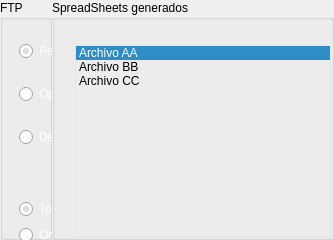
          <widget class="QWidget" name="crear">
           <property name="sizePolicy">
            <sizepolicy hsizetype="Expanding" vsizetype="Expanding">
             <horstretch>0</horstretch>
             <verstretch>0</verstretch>
            </sizepolicy>
           </property>
           <attribute name="title">
            <string>Crear SpreadSheets</string>
           </attribute>
           <layout class="QGridLayout" name="gridLayout_52">
            <property name="leftMargin">
             <number>0</number>
            </property>
            <property name="topMargin">
             <number>0</number>
            </property>
            <property name="rightMargin">
             <number>0</number>
            </property>
            <property name="bottomMargin">
             <number>0</number>
            </property>
            <property name="spacing">
             <number>0</number>
            </property>
            <item row="0" column="0">
             <widget class="QGroupBox" name="groupBox_20">
              <property name="sizePolicy">
               <sizepolicy hsizetype="Expanding" vsizetype="Expanding">
                <horstretch>0</horstretch>
                <verstretch>0</verstretch>
               </sizepolicy>
              </property>
              <property name="minimumSize">
               <size>
                <width>0</width>
                <height>0</height>
               </size>
              </property>
              <property name="maximumSize">
               <size>
                <width>12345</width>
                <height>12345</height>
               </size>
              </property>
              <property name="title">
               <string>FTP</string>
              </property>
              <widget class="QPushButton" name="pushButtonInterfasePochtecaGenera">
               <property name="geometry">
                <rect>
                 <x>446</x>
                 <y>574</y>
                 <width>212</width>
                 <height>40</height>
                </rect>
               </property>
               <property name="sizePolicy">
                <sizepolicy hsizetype="Maximum" vsizetype="Maximum">
                 <horstretch>0</horstretch>
                 <verstretch>0</verstretch>
                </sizepolicy>
               </property>
               <property name="maximumSize">
                <size>
                 <width>12345</width>
                 <height>40</height>
                </size>
               </property>
               <property name="text">
                <string>Generar SpreadSheet</string>
               </property>
              </widget>
              <widget class="QListWidget" name="listWidgetPochtecaFTP">
               <property name="geometry">
                <rect>
                 <x>140</x>
                 <y>20</y>
                 <width>500</width>
                 <height>521</height>
                </rect>
               </property>
               <property name="sizePolicy">
                <sizepolicy hsizetype="Expanding" vsizetype="Expanding">
                 <horstretch>0</horstretch>
                 <verstretch>0</verstretch>
                </sizepolicy>
               </property>
               <property name="minimumSize">
                <size>
                 <width>500</width>
                 <height>0</height>
                </size>
               </property>
               <property name="styleSheet">
                <string notr="true">background:transparent;
border: 1px  solid rgba(190, 219, 189, 55);
</string>
               </property>
               <property name="verticalScrollBarPolicy">
                <enum>Qt::ScrollBarAlwaysOff</enum>
               </property>
               <property name="horizontalScrollBarPolicy">
                <enum>Qt::ScrollBarAlwaysOff</enum>
               </property>
               <property name="currentRow">
                <number>0</number>
               </property>
               <item>
                <property name="text">
                 <string>Archivo AA</string>
                </property>
               </item>
               <item>
                <property name="text">
                 <string>Archivo BB</string>
                </property>
               </item>
               <item>
                <property name="text">
                 <string>Archivo CC</string>
                </property>
               </item>
              </widget>
              <widget class="QFrame" name="frame_3">
               <property name="geometry">
                <rect>
                 <x>10</x>
                 <y>15</y>
                 <width>166</width>
                 <height>159</height>
                </rect>
               </property>
               <property name="styleSheet">
                <string notr="true"/>
               </property>
               <property name="frameShape">
                <enum>QFrame::NoFrame</enum>
               </property>
               <property name="frameShadow">
                <enum>QFrame::Raised</enum>
               </property>
               <layout class="QGridLayout" name="gridLayout_10">
                <item row="0" column="0">
                 <widget class="QRadioButton" name="radioButtonInterfasePochtecaPedidos">
                  <property name="styleSheet">
                   <string notr="true">color:white;</string>
                  </property>
                  <property name="text">
                   <string>Pedidos</string>
                  </property>
                  <property name="checked">
                   <bool>true</bool>
                  </property>
                 </widget>
                </item>
                <item row="1" column="0">
                 <widget class="QRadioButton" name="radioButtonInterfasePochtecaOperadores">
                  <property name="styleSheet">
                   <string notr="true">color:white;</string>
                  </property>
                  <property name="text">
                   <string>Operadores</string>
                  </property>
                 </widget>
                </item>
                <item row="2" column="0">
                 <widget class="QRadioButton" name="radioButtonInterfasePochtecaDestinos">
                  <property name="styleSheet">
                   <string notr="true">color:white;</string>
                  </property>
                  <property name="text">
                   <string>Destinos</string>
                  </property>
                 </widget>
                </item>
               </layout>
              </widget>
              <widget class="QFrame" name="frame_27">
               <property name="geometry">
                <rect>
                 <x>10</x>
                 <y>190</y>
                 <width>166</width>
                 <height>371</height>
                </rect>
               </property>
               <property name="styleSheet">
                <string notr="true"/>
               </property>
               <property name="frameShape">
                <enum>QFrame::NoFrame</enum>
               </property>
               <property name="frameShadow">
                <enum>QFrame::Raised</enum>
               </property>
               <layout class="QGridLayout" name="gridLayout_13">
                <item row="3" column="0">
                 <widget class="QRadioButton" name="radioButtonInterfasePochtecaUrgentes">
                  <property name="styleSheet">
                   <string notr="true">color:white;</string>
                  </property>
                  <property name="text">
                   <string>Urgentes</string>
                  </property>
                  <property name="checked">
                   <bool>false</bool>
                  </property>
                 </widget>
                </item>
                <item row="2" column="0">
                 <widget class="QRadioButton" name="radioButtonInterfasePochtecaCancelados">
                  <property name="styleSheet">
                   <string notr="true">color:white;</string>
                  </property>
                  <property name="text">
                   <string>Cancelados</string>
                  </property>
                 </widget>
                </item>
                <item row="1" column="0">
                 <widget class="QRadioButton" name="radioButtonInterfasePochtecaOrdinarios">
                  <property name="styleSheet">
                   <string notr="true">color:white;</string>
                  </property>
                  <property name="text">
                   <string>Ordinarios</string>
                  </property>
                 </widget>
                </item>
                <item row="0" column="0">
                 <widget class="QRadioButton" name="radioButtonInterfasePochtecaTodos">
                  <property name="styleSheet">
                   <string notr="true">color:white;</string>
                  </property>
                  <property name="text">
                   <string>Todos</string>
                  </property>
                  <property name="checked">
                   <bool>true</bool>
                  </property>
                 </widget>
                </item>
                <item row="4" column="0">
                 <spacer name="verticalSpacer_9">
                  <property name="orientation">
                   <enum>Qt::Vertical</enum>
                  </property>
                  <property name="sizeHint" stdset="0">
                   <size>
                    <width>20</width>
                    <height>40</height>
                   </size>
                  </property>
                 </spacer>
                </item>
               </layout>
              </widget>
             </widget>
            </item>
            <item row="0" column="1">
             <widget class="QGroupBox" name="groupBox_21">
              <property name="sizePolicy">
               <sizepolicy hsizetype="Expanding" vsizetype="Expanding">
                <horstretch>0</horstretch>
                <verstretch>0</verstretch>
               </sizepolicy>
              </property>
              <property name="minimumSize">
               <size>
                <width>0</width>
                <height>0</height>
               </size>
              </property>
              <property name="maximumSize">
               <size>
                <width>12345</width>
                <height>16777215</height>
               </size>
              </property>
              <property name="title">
               <string>SpreadSheets generados</string>
              </property>
              <layout class="QGridLayout" name="gridLayout_22">
               <property name="leftMargin">
                <number>20</number>
               </property>
               <property name="topMargin">
                <number>25</number>
               </property>
               <property name="rightMargin">
                <number>0</number>
               </property>
               <property name="bottomMargin">
                <number>0</number>
               </property>
               <property name="spacing">
                <number>0</number>
               </property>
               <item row="0" column="0" colspan="2">
                <widget class="QListWidget" name="listWidgetPochtecaHistorial">
                 <property name="sizePolicy">
                  <sizepolicy hsizetype="Expanding" vsizetype="Expanding">
                   <horstretch>0</horstretch>
                   <verstretch>0</verstretch>
                  </sizepolicy>
                 </property>
                 <property name="styleSheet">
                  <string notr="true">background:transparent;
border: 1px  solid rgba(190, 219, 189, 55);
</string>
                 </property>
                 <property name="verticalScrollBarPolicy">
                  <enum>Qt::ScrollBarAlwaysOff</enum>
                 </property>
                 <property name="horizontalScrollBarPolicy">
                  <enum>Qt::ScrollBarAlwaysOff</enum>
                 </property>
                 <property name="currentRow">
                  <number>0</number>
                 </property>
                 <item>
                  <property name="text">
                   <string>Archivo AA</string>
                  </property>
                 </item>
                 <item>
                  <property name="text">
                   <string>Archivo BB</string>
                  </property>
                 </item>
                 <item>
                  <property name="text">
                   <string>Archivo CC</string>
                  </property>
                 </item>
                </widget>
               </item>
              </layout>
             </widget>
            </item>
           </layout>
          </widget>
